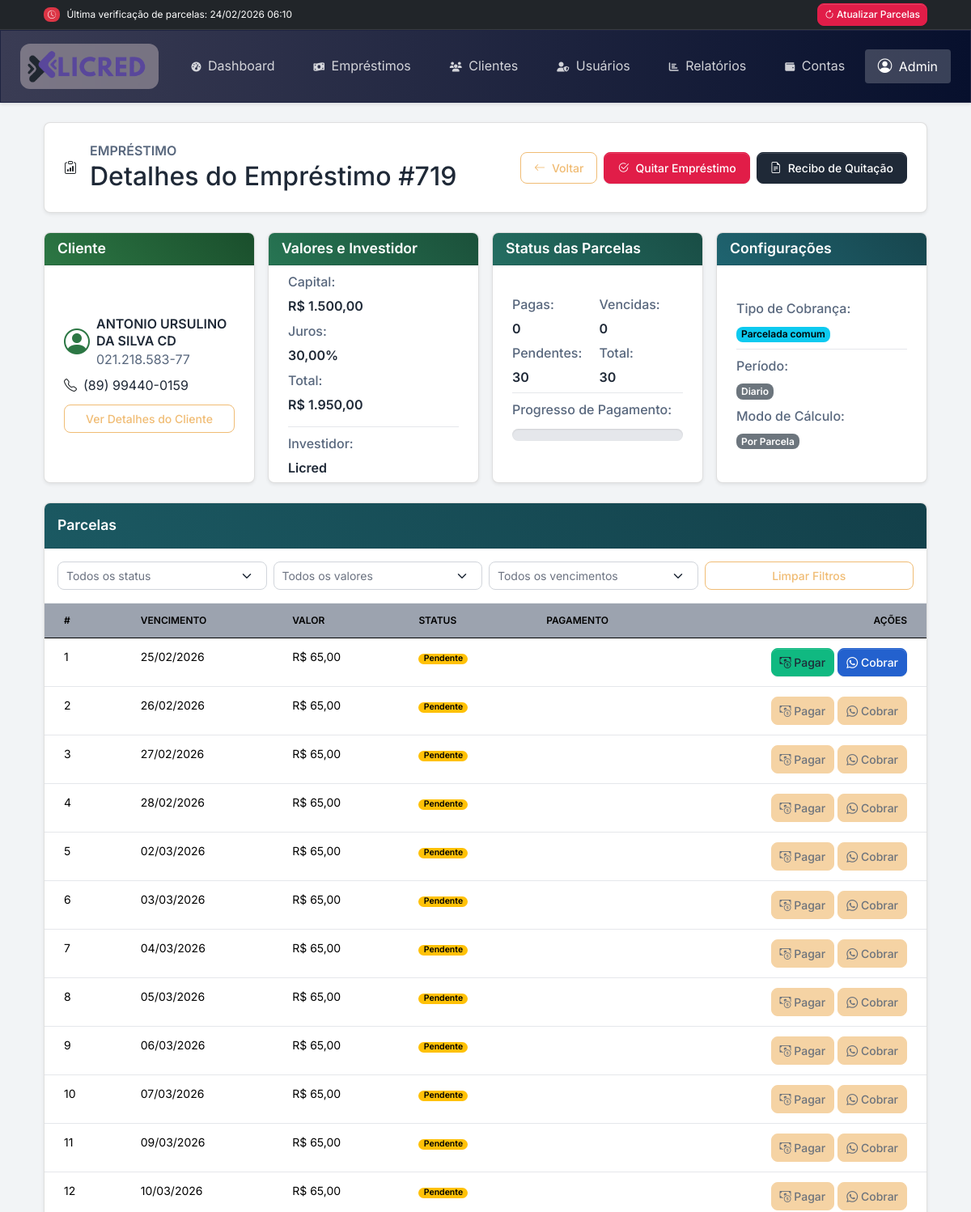
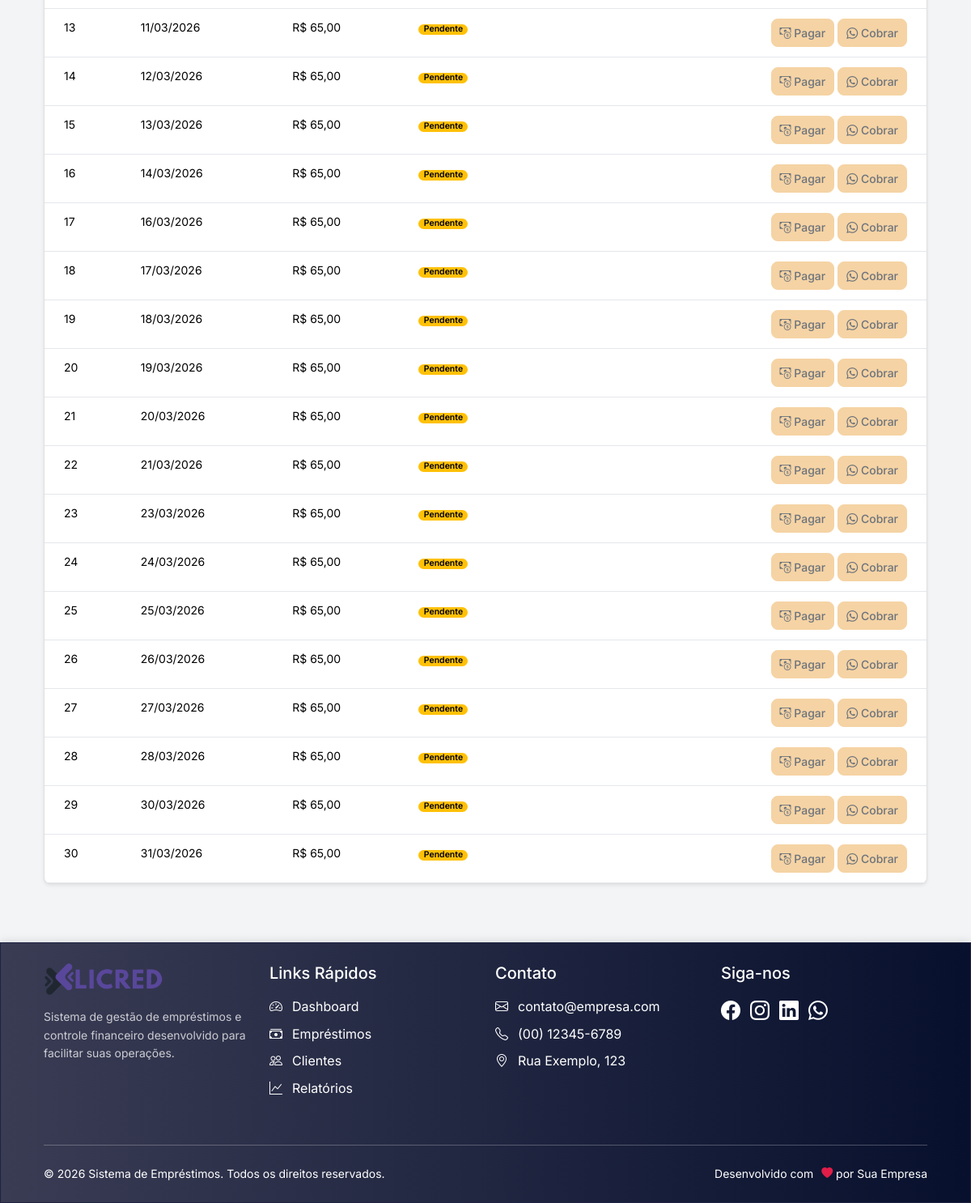
The app's page /emprestimos/visualizar.php?id=719 (signed in) with its own data (2 pictures, top to bottom).
### tables this page shows
CREATE TABLE `emprestimos` (
  `id` int(11) NOT NULL,
  `cliente_id` int(11) NOT NULL,
  `investidor_id` int(11) DEFAULT NULL,
  `tipo_de_cobranca` enum('parcelada_comum','reparcelada_com_juros') NOT NULL,
  `valor_emprestado` decimal(10,2) NOT NULL,
  `parcelas` int(11) NOT NULL,
  `valor_parcela` decimal(10,2) DEFAULT NULL,
  `juros_percentual` decimal(5,2) DEFAULT NULL,
  `data_inicio` date NOT NULL,
  `configuracao` longtext NOT NULL COMMENT 'ConfiguraÃ§Ãµes do emprÃ©stimo em formato JSON' CHECK (json_valid(`configuracao`)),
  `data_criacao` timestamp NOT NULL DEFAULT current_timestamp(),
  `data_atualizacao` timestamp NOT NULL DEFAULT current_timestamp() ON UPDATE current_timestamp(),
  `status` varchar(20) NOT NULL DEFAULT 'ativo'
);

CREATE TABLE `clientes` (
  `id` int(11) NOT NULL,
  `nome` varchar(150) NOT NULL,
  `cpf` varchar(14) NOT NULL,
  `telefone` varchar(20) NOT NULL,
  `email` varchar(150) DEFAULT NULL,
  `tipo_pessoa` tinyint(1) DEFAULT 1 COMMENT '1 = FÃ­sica, 2 = JurÃ­dica',
  `cpf_cnpj` varchar(20) DEFAULT NULL,
  `nascimento` date DEFAULT NULL,
  `cep` varchar(10) DEFAULT NULL,
  `endereco` varchar(150) DEFAULT NULL,
  `bairro` varchar(100) DEFAULT NULL,
  `cidade` varchar(100) DEFAULT NULL,
  `estado` varchar(2) DEFAULT NULL,
  `chave_pix` varchar(150) DEFAULT NULL,
  `indicacao` int(11) DEFAULT NULL COMMENT 'ID do investidor que indicou o cliente',
  `status` enum('Ativo','Inativo','Alerta','AtenÃ§Ã£o') DEFAULT 'Ativo',
  `nome_secundario` varchar(150) DEFAULT NULL,
  `telefone_secundario` varchar(20) DEFAULT NULL,
  `endereco_secundario` varchar(150) DEFAULT NULL,
  `observacoes` text DEFAULT NULL,
  `opt_in_whatsapp` tinyint(1) DEFAULT 1 COMMENT 'Consentimento para receber mensagens',
  `ultima_interacao_whatsapp` timestamp NULL DEFAULT NULL COMMENT 'Data da Ãºltima interaÃ§Ã£o por WhatsApp'
);

CREATE TABLE `usuarios` (
  `id` int(11) NOT NULL,
  `nome` varchar(255) NOT NULL,
  `email` varchar(150) NOT NULL,
  `senha` varchar(255) NOT NULL,
  `tipo` enum('administrador','investidor') NOT NULL DEFAULT 'investidor',
  `nivel_autoridade` enum('administrador','investidor','superadmin') NOT NULL DEFAULT 'investidor'
);

### emprestimos/visualizar.php (the view, shortened to what the rows shown need)
<?php
require_once __DIR__ . '/../includes/head.php';
require_once __DIR__ . '/../includes/queries.php';
$emprestimo_id = filter_input(INPUT_GET, 'id', FILTER_VALIDATE_INT);
$stmt = $conn->prepare("SELECT e.*, c.nome AS cliente_nome, c.cpf_cnpj as cpf, c.telefone,
                         u.nome AS investidor_nome
                         FROM emprestimos e
                         JOIN clientes c ON e.cliente_id = c.id
                         LEFT JOIN usuarios u ON e.investidor_id = u.id
                         WHERE e.id = ?");
$stmt->bind_param("i", $emprestimo_id);
$stmt->execute();
$emprestimo = $stmt->get_result()->fetch_assoc();
$configuracao = json_decode($emprestimo['configuracao'], true);
$total_previsto = $emprestimo['valor_parcela'] * $emprestimo['parcelas'];
?>
<div class="container py-4">
    <div class="card mb-4 header-card">
        <div class="card-body p-4">
            <div class="d-flex flex-column flex-md-row justify-content-between align-items-md-center gap-3">
                <div class="d-flex align-items-center">
                    <div>
                        <h6 class="text-muted mb-0 text-uppercase small">Empréstimo</h6>
                        <h2 class="mb-0">Detalhes do Empréstimo #<?= $emprestimo['id'] ?></h2>
                    </div>
                </div>
            </div>
        </div>
    </div>
    <div class="row g-3">
        <div class="col-md-3">
            <div class="card h-100">
                <div class="card-body py-2 d-flex flex-column justify-content-center">
                    <div class="d-flex align-items-center mb-2">
                        <div>
                            <h6 class="mb-0 fs-6"><?= htmlspecialchars($emprestimo['cliente_nome']) ?></h6>
                            <?php if (!empty($emprestimo['cpf'])): ?>
                                <small class="text-muted"><?= formatarCPF($emprestimo['cpf']) ?></small>
                            <?php endif; ?>
                        </div>
                    </div>
                    <?php if (!empty($emprestimo['telefone'])): ?>
                        <div class="d-flex align-items-center mb-2">
                            <div class="me-2"><i class="bi bi-telephone"></i></div>
                            <a href="tel:<?= preg_replace('/\D/', '', $emprestimo['telefone']) ?>" class="text-decoration-none">
                                <?= formatarTelefone($emprestimo['telefone']) ?>
                            </a>
                        </div>
                    <?php endif; ?>
                </div>
            </div>
        </div>
        <div class="col-md-3">
            <div class="card h-100">
                <div class="card-body py-2 d-flex flex-column justify-content-center">
                    <div class="mb-2">
                        <label class="text-muted small">Capital:</label>
                        <h6 class="mb-0 fs-6">R$ <?= number_format($emprestimo['valor_emprestado'], 2, ',', '.') ?></h6>
                    </div>
                    <?php if ($emprestimo['juros_percentual'] > 0): ?>
                    <div class="mb-2">
                        <label class="text-muted small">Juros:</label>
                        <h6 class="mb-0 fs-6"><?= number_format($emprestimo['juros_percentual'], 2, ',', '') ?>%</h6>
                    </div>
                    <?php endif; ?>
                    <div class="mb-2">
                        <label class="text-muted small">Total:</label>
                        <h6 class="mb-0 fs-6">R$ <?= number_format($total_previsto, 2, ',', '.') ?></h6>
                    </div>
                    <div class="border-top pt-2 mt-2">
                        <label class="text-muted small">Investidor:</label>
                        <?php if (!empty($emprestimo['investidor_nome'])): ?>
                            <h6 class="mb-0 fs-6"><?= htmlspecialchars($emprestimo['investidor_nome']) ?></h6>
                        <?php else: ?>
                            <h6 class="mb-0 fs-6 text-muted">Não definido</h6>
                        <?php endif; ?>
                    </div>
                </div>
            </div>
        </div>
        <div class="col-md-3">
            <div class="card h-100">
                <div class="card-body py-2 d-flex flex-column justify-content-center">
                    <div class="row g-1">
                        <div class="col-6">
                            <div>
                                <label class="text-muted small d-block">Total:</label>
                                <h6 class="mb-0 fs-6"><?= $emprestimo['parcelas'] ?></h6>
                            </div>
                        </div>
                    </div>
                </div>
            </div>
        </div>
        <div class="col-md-3">
            <div class="card h-100">
                <div class="card-body py-2 d-flex flex-column justify-content-center">
                    <div class="mb-2">
                        <h6 class="mb-0 fs-6">
                            <span class="badge text-bg-info" style="padding: 0.3em 0.5em;">
                                <?= ucfirst(str_replace('_', ' ', $emprestimo['tipo_de_cobranca'])) ?>
                            </span>
                        </h6>
                    </div>
                    <div class="border-top pt-2">
                        <div class="mb-2">
                            <h6 class="mb-0 fs-6">
                                <span class="badge text-bg-secondary" style="padding: 0.3em 0.5em;">
                                    <?= ucfirst($configuracao['periodo_pagamento']) ?>
                                </span>
                            </h6>
                        </div>
                    </div>
                </div>
            </div>
        </div>
    </div>
    <div class="card mt-4">
        <div class="card-body p-0">
            <div class="table-responsive d-none d-md-block">
                <table class="table table-hover mb-0">
                    <thead class="table-light">
                        <tr>
                            <th>#</th>
                            <th>Vencimento</th>
                            <th>Valor</th>
                            <th>Status</th>
                            <th>Pagamento</th>
                            <th class="text-end">Ações</th>
                        </tr>
                    </thead>
                </table>
            </div>
        </div>
    </div>
</div>
<?php
function formatarCPF($cpf) {
    $cpf = preg_replace('/[^0-9]/', '', $cpf);
    return substr($cpf, 0, 3) . '.' . substr($cpf, 3, 3) . '.' . substr($cpf, 6, 3) . '-' . substr($cpf, 9, 2);
}
function formatarTelefone($telefone) {
    $telefone = preg_replace('/[^0-9]/', '', $telefone);
    $tamanho = strlen($telefone);
    if ($tamanho == 11) {
        return '(' . substr($telefone, 0, 2) . ') ' . substr($telefone, 2, 5) . '-' . substr($telefone, 7);
    }
    return $telefone;
}
?>
<?php require_once __DIR__ . '/../includes/footer.php'; ?>

### records on screen
emprestimos: id "719", cliente.nome "ANTONIO URSULINO DA SILVA CD", cliente.cpf_cnpj "021.218.583-77", cliente.telefone "(89) 99440-0159", valor_emprestado "1.500,00", juros_percentual "30,00", total_previsto "1.950,00", investidor.nome "Licred", parcelas "30", tipo_de_cobranca "Parcelada comum", configuracao "Diario"

### other values on screen
$data_hora_verificacao "24/02/2026 06:10"
$item['texto'] "Dashboard"
$item['texto'] "Empréstimos"
$item['texto'] "Clientes"
$item['texto'] "Usuários"
$item['texto'] "Relatórios"
$item['texto'] "Contas"
$pagas "0"
$pendentes "30"
$vencidas "0"
$p['numero'] "1"
date('d/m/Y', strtotime($p['vencimento'])) "25/02/2026"
$p['valor'] "65,00"
$p['status'] "Pendente"
$p['numero'] "2"
